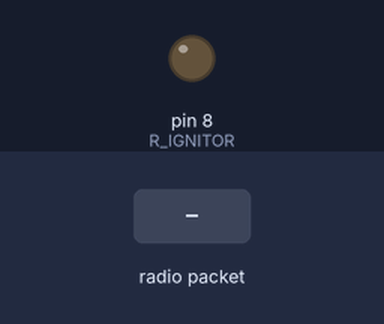
Bench run of a sketch on a simulated Arduino Uno, built with avr-gcc and run on an emulated ATmega328P. On the bench: output pins drawn as LEDs (lit = HIGH). The inputs (shaded band) are chosen by the test bench. No radio packets arrive unless stated.

Above: at 1.2 s.
1.3 s: radio packet "1" arrives
At 2.1 s:
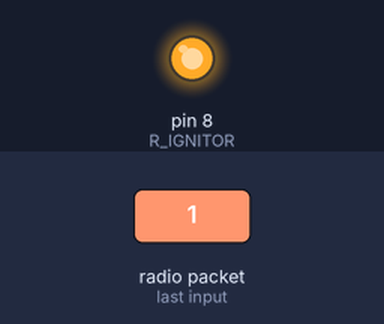
2.8 s: radio packet "0" arrives
At 3.2 s:
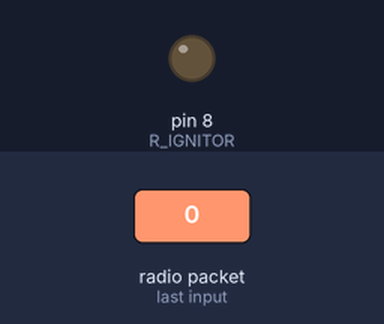
Timing chart, 0 to 5.8 s (numbered marks = the images above; inputs shaded):
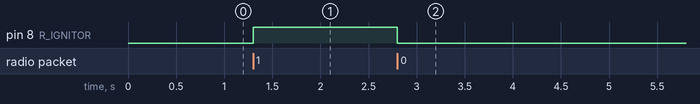

The sketch:

receptor.ino
```cpp
#include <VirtualWire.h> //Insere a biblioteca VirtualWire
#define R_IGNITOR 8          //Define o pino 8 para o IGNITOR
char R_C_IGN[2];         //Armazena o estado do IGNITOR
int R_BOT = 0;           //Configura o botao como nao acionado

void setup()
{
  pinMode(R_IGNITOR, OUTPUT); //Configura o pino 8 como saída
  vw_set_rx_pin(4);       //Configura o pino 4 como receptor
  vw_setup(2000);         //Velocidade de trasmissao em bps
  vw_rx_start();          //Inicializa o receptor
}

void loop()
{
    uint8_t buf[VW_MAX_MESSAGE_LEN];     //Armazena os dados
    uint8_t buflen = VW_MAX_MESSAGE_LEN; //Define o tamanho dos dados
    if(vw_get_message(buf, &buflen))
    {   //Verifica se exite dados
      int a;
      for(a = 0; a < buflen; a++)
      {
        R_C_IGN[a] = char(buf[a]);       //Armazena dados
      }
      R_C_IGN[buflen] = '\0';
      int R_BOT = atoi(R_C_IGN);          //Converte os dados de char para int
      if(R_BOT == 1)
      {                    //Se o botao for acionado, aciona o IGNITOR
        digitalWrite(R_IGNITOR, HIGH);        //Configura o IGNITOR com nivel logico alto
      }
      if(R_BOT == 0)
      {                    //Se o botao nao for acionado, nao aciona o ignitor
        digitalWrite(R_IGNITOR, LOW);         //Configura o ignitor como desligado

      }
    }
}
```

Measured:
- after the input at 1.3 s, pin 8 (R_IGNITOR): LOW → HIGH at once
- after the input at 2.8 s, pin 8 (R_IGNITOR): HIGH → LOW at once
